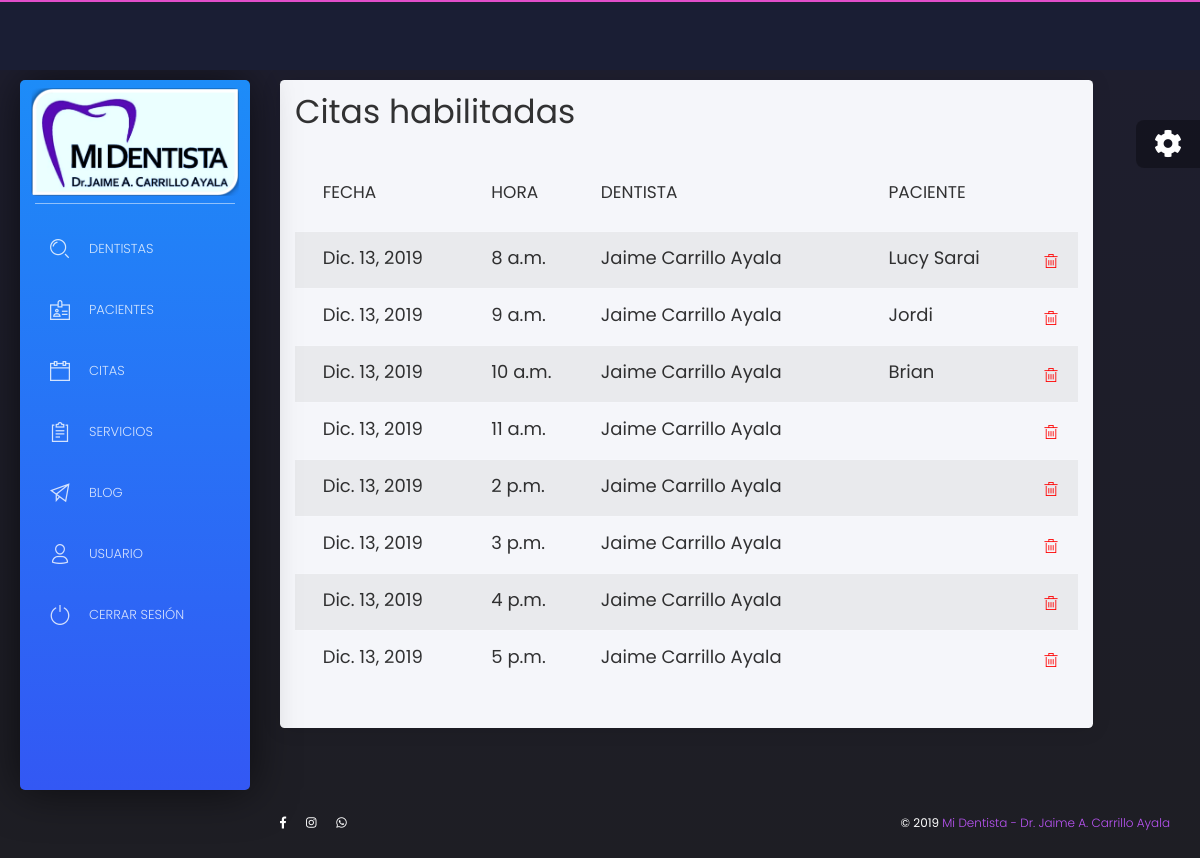
Screenshot of /core/citas2 (signed in) with the database file from the repository.
### core/models.py (models this page shows, shortened)
class Cita(models.Model):
    id = models.AutoField(primary_key=True)
    paciente = models.ForeignKey(Paciente, on_delete=models.CASCADE, blank=True, null=True)
    dentista = models.ForeignKey(Dentista, on_delete=models.CASCADE, blank=True, null=True)
    tratamiento = models.ForeignKey(Tratamiento, on_delete=models.CASCADE, null=True, blank=True)
    hora = models.TimeField(blank=True, null=True)
    fecha = models.DateField(blank=True, null=True)
    informe = models.CharField(max_length=1024, default="No se ha agregado informe.")
    asignada = models.BooleanField(default=False)
    atendida = models.BooleanField(default=False)

class Dentista(models.Model):
    id = models.AutoField(primary_key=True)
    usuario = models.OneToOneField(User, on_delete=models.CASCADE)
    especialidad = models.ForeignKey(Especialidad, on_delete=models.CASCADE)
    telefono = models.CharField(max_length=8)
    is_dentist = models.BooleanField(default=True)
    foto = models.ImageField(upload_to='dentist/%Y/%m/%D/', null=True, blank=True)
    biografia = models.CharField(max_length=1024)

class Paciente(models.Model):
    id = models.AutoField(primary_key=True)
    nombres = models.CharField(max_length=64)
    apellidos = models.CharField(max_length=64)
    nacimiento = models.DateField()
    telefono = models.CharField(max_length=8)
    foto = models.ImageField(upload_to='patient/%Y/%m/%D/', null=True, blank=True)
    edad = models.IntegerField(default=0)
    alergias = models.ManyToManyField(Medicamento,  blank=True)
    correo = models.EmailField(blank=True, null=True)

### core/views.py (the view)
# urls.py: path('citas2', CitaList2, name = 'citas2'),
@user_passes_test(lambda u: u.is_superuser)
def CitaList2(request):
    citas = Cita.objects.filter(fecha = datetime.datetime.today()).order_by('fecha', 'hora')|Cita.objects.filter(fecha = datetime.datetime.today() + datetime.timedelta(days = 1)).order_by('fecha', 'hora')
    return render(request, 'core/cita_list2.html', {'citas':citas})

### core/templates/core/cita_list2.html (shortened to what this page needs)
{% extends 'core/base.html' %}
{% load static %}
{% block content %}
<div class="content">
    <div class="row">
        <div class="col-md-11">
			    <div class="card white-content">
            <div class="card-header">
                <h1>Citas habilitadas</h1>
            </div>
				    <div class="card-body">
					    <div class="table-responsive">
                <table class="table table-striped " id="">
                  <thead class=" text-primary">
                      <th>
                      </th>
                      <th>
                        <h4>Fecha</h4>
                      </th>
                      <th>
                        <h4>Hora</h4>
                      </th>
                       <th>
                        <h4>Dentista</h4>
                      </th>
                      <th>
                        <h4>Paciente</h4>
                      </th>
                  </thead>
                  <tbody>
                    {% for c in citas|dictsort:'id' %}
                    <tr>
                            <td>
                            </td>
                            <td >
                              <p><b><font size="4">{{c.fecha}}</font></b></p>
                            </td>
                            <td >
                              <p><b><font size="4">{{c.hora}}</font></b></p>
                            </td>
                            <td >
                              <p><b><font size="4">{{c.dentista.usuario.first_name}} {{c.dentista.usuario.last_name}}</font></b></p>
                            </td>
                            <td>
                              <p><b><font size="4">{{c.paciente.nombres}} {{c.dentista.paciente.apellidos}}</font></b></p>
                            </td>
                            <td>
                             <a href="{% url 'core:citadelete' c.id|slugify%}" >
                                  <i class="tim-icons icon-trash-simple" style= "color:red"  ></i>
                              </a>
                            </td>
							        </tr>
                    {% endfor %}
                  </tbody>
                </table>
				      </div>
			      </div>
	        </div>
	      </div>
      </div>
    </div>
{% endblock %}

### rows the page displays
Cita: fecha "Dic. 13, 2019", hora "8 a.m.", dentista.usuario.first_name "Jaime", dentista.usuario.last_name "Carrillo Ayala", paciente.nombres "Lucy Sarai"
Cita: fecha "Dic. 13, 2019", hora "9 a.m.", dentista.usuario.first_name "Jaime", dentista.usuario.last_name "Carrillo Ayala", paciente.nombres "Jordi"
Cita: fecha "Dic. 13, 2019", hora "10 a.m.", dentista.usuario.first_name "Jaime", dentista.usuario.last_name "Carrillo Ayala", paciente.nombres "Brian"
Cita: fecha "Dic. 13, 2019", hora "11 a.m.", dentista.usuario.first_name "Jaime", dentista.usuario.last_name "Carrillo Ayala"
Cita: fecha "Dic. 13, 2019", hora "2 p.m.", dentista.usuario.first_name "Jaime", dentista.usuario.last_name "Carrillo Ayala"
Cita: fecha "Dic. 13, 2019", hora "3 p.m.", dentista.usuario.first_name "Jaime", dentista.usuario.last_name "Carrillo Ayala"
Cita: fecha "Dic. 13, 2019", hora "4 p.m.", dentista.usuario.first_name "Jaime", dentista.usuario.last_name "Carrillo Ayala"
Cita: fecha "Dic. 13, 2019", hora "5 p.m.", dentista.usuario.first_name "Jaime", dentista.usuario.last_name "Carrillo Ayala"
